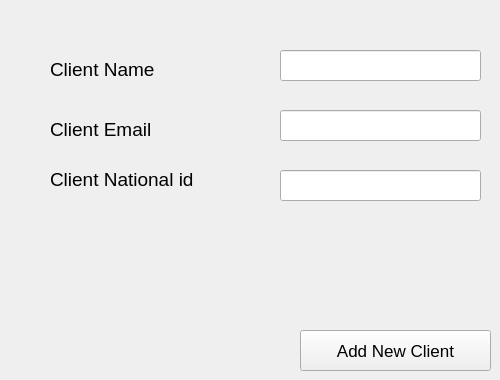
      <widget class="QWidget" name="tab_13">
       <attribute name="title">
        <string>Add New Client</string>
       </attribute>
       <widget class="QLineEdit" name="lineEdit_7">
        <property name="geometry">
         <rect>
          <x>280</x>
          <y>50</y>
          <width>201</width>
          <height>31</height>
         </rect>
        </property>
       </widget>
       <widget class="QPushButton" name="pushButton_22">
        <property name="geometry">
         <rect>
          <x>300</x>
          <y>330</y>
          <width>191</width>
          <height>41</height>
         </rect>
        </property>
        <property name="font">
         <font>
          <pointsize>13</pointsize>
         </font>
        </property>
        <property name="text">
         <string>Add New Client</string>
        </property>
       </widget>
       <widget class="QLabel" name="label_13">
        <property name="geometry">
         <rect>
          <x>50</x>
          <y>60</y>
          <width>111</width>
          <height>19</height>
         </rect>
        </property>
        <property name="font">
         <font>
          <pointsize>14</pointsize>
         </font>
        </property>
        <property name="text">
         <string>Client Name</string>
        </property>
       </widget>
       <widget class="QLineEdit" name="lineEdit_8">
        <property name="geometry">
         <rect>
          <x>280</x>
          <y>110</y>
          <width>201</width>
          <height>31</height>
         </rect>
        </property>
       </widget>
       <widget class="QLineEdit" name="lineEdit_9">
        <property name="geometry">
         <rect>
          <x>280</x>
          <y>170</y>
          <width>201</width>
          <height>31</height>
         </rect>
        </property>
       </widget>
       <widget class="QLabel" name="label_14">
        <property name="geometry">
         <rect>
          <x>50</x>
          <y>120</y>
          <width>111</width>
          <height>19</height>
         </rect>
        </property>
        <property name="font">
         <font>
          <pointsize>14</pointsize>
         </font>
        </property>
        <property name="text">
         <string>Client Email</string>
        </property>
       </widget>
       <widget class="QLabel" name="label_15">
        <property name="geometry">
         <rect>
          <x>50</x>
          <y>170</y>
          <width>161</width>
          <height>19</height>
         </rect>
        </property>
        <property name="font">
         <font>
          <pointsize>14</pointsize>
         </font>
        </property>
        <property name="text">
         <string>Client National id</string>
        </property>
       </widget>
      </widget>
